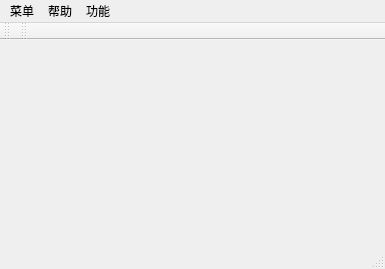
<?xml version="1.0" encoding="UTF-8"?>
<ui version="4.0">
 <class>MainWindow</class>
 <widget class="QMainWindow" name="MainWindow">
  <property name="geometry">
   <rect>
    <x>0</x>
    <y>0</y>
    <width>385</width>
    <height>269</height>
   </rect>
  </property>
  <property name="windowTitle">
   <string>计算器（含悔棋功能）</string>
  </property>
  <property name="styleSheet">
   <string notr="true"/>
  </property>
  <widget class="QWidget" name="centralWidget"/>
  <widget class="QMenuBar" name="menuBar">
   <property name="geometry">
    <rect>
     <x>0</x>
     <y>0</y>
     <width>385</width>
     <height>26</height>
    </rect>
   </property>
   <widget class="QMenu" name="menu">
    <property name="title">
     <string>菜单</string>
    </property>
    <widget class="QMenu" name="menu_2">
     <property name="title">
      <string>选择尺寸</string>
     </property>
     <addaction name="separator"/>
     <addaction name="action20_20"/>
     <addaction name="action30_30"/>
     <addaction name="action50_50"/>
    </widget>
    <addaction name="action"/>
    <addaction name="menu_2"/>
    <addaction name="separator"/>
   </widget>
   <widget class="QMenu" name="menu_3">
    <property name="title">
     <string>帮助</string>
    </property>
    <addaction name="action_5"/>
   </widget>
   <widget class="QMenu" name="menu_4">
    <property name="title">
     <string>功能</string>
    </property>
    <addaction name="action_2"/>
   </widget>
   <addaction name="menu"/>
   <addaction name="menu_3"/>
   <addaction name="menu_4"/>
  </widget>
  <widget class="QToolBar" name="mainToolBar">
   <attribute name="toolBarArea">
    <enum>TopToolBarArea</enum>
   </attribute>
   <attribute name="toolBarBreak">
    <bool>false</bool>
   </attribute>
  </widget>
  <widget class="QStatusBar" name="statusBar"/>
  <widget class="QToolBar" name="toolBar">
   <property name="windowTitle">
    <string>toolBar</string>
   </property>
   <attribute name="toolBarArea">
    <enum>TopToolBarArea</enum>
   </attribute>
   <attribute name="toolBarBreak">
    <bool>false</bool>
   </attribute>
  </widget>
  <action name="action">
   <property name="text">
    <string>重新开始</string>
   </property>
  </action>
  <action name="action20_20">
   <property name="text">
    <string>15*15</string>
   </property>
  </action>
  <action name="action30_30">
   <property name="text">
    <string>20*20</string>
   </property>
  </action>
  <action name="action50_50">
   <property name="text">
    <string>25*25</string>
   </property>
  </action>
  <action name="action_5">
   <property name="text">
    <string>开发人员</string>
   </property>
  </action>
  <action name="action_2">
   <property name="text">
    <string>悔棋</string>
   </property>
  </action>
 </widget>
 <layoutdefault spacing="6" margin="11"/>
 <resources/>
 <connections/>
</ui>
